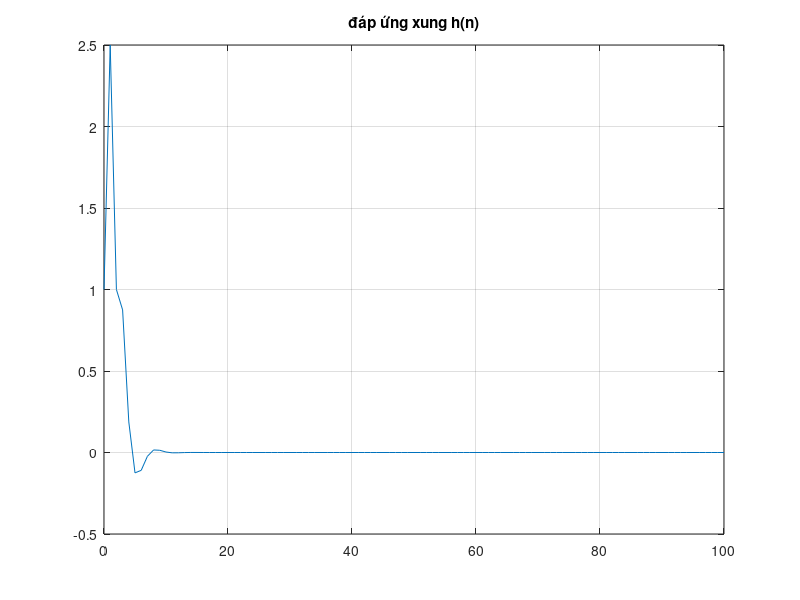
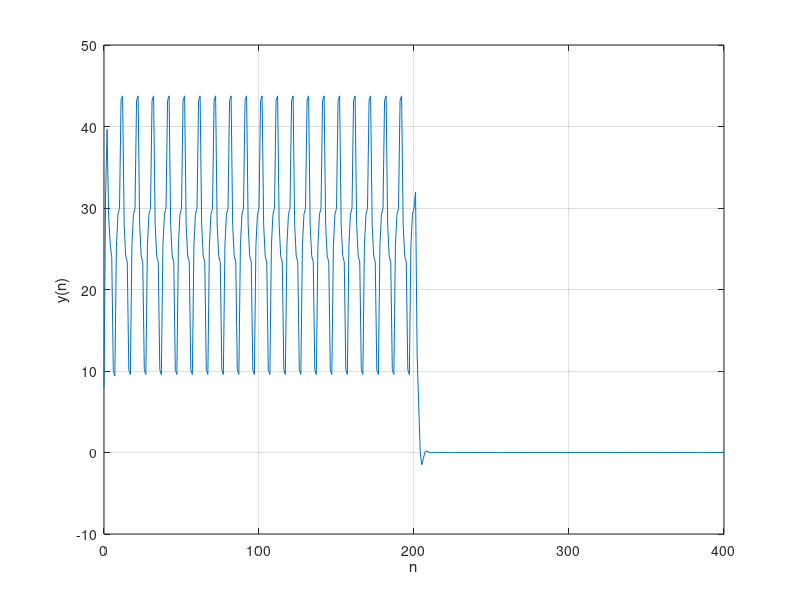

Source code (MATLAB) for these figures, in order:
% -	Đề bài: Cho hệ thống 
% 	y(n) - 0.5y(n - 1) + 0.25y(n - 2) = x(n) + 2x(n - 1) + x(n - 3)
% • Xác định và vẽ đáp ứng xung của hệ thống h(n), 0 ≤ n ≤ 100
% • Hệ thống có ổn định không?
% • Với x(n) = [5 + 3 cos(0.2πn) + 4 sin(0.6πn)]u(n), xác định y(n) với 0 ≤ n ≤ 200

n = 0: 100;
a = [1 -0.5 0.25];
b = [1 2 0 1];

h = impz(b, a, length(n));

figure;
plot(n, h);
title('đáp ứng xung h(n)');
grid on;

n = 0: 200;

x = 5 + 3 * cos(0.2 * pi * n) + 4 * sin(0.6 * pi * n);
h = impz(b, a, length(x));
y = conv(x, h);

figure;
plot(0: length(y) - 1, y);
xlabel('n');
ylabel('y(n)');
grid on;